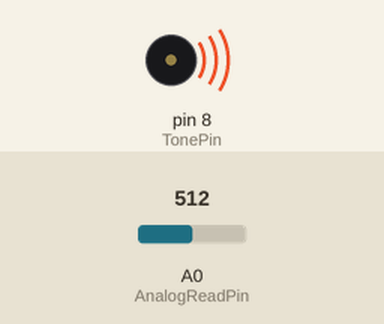
Simulated run of this sketch. Board: Arduino Uno, built with avr-gcc and run on an emulated ATmega328P. Parts: buzzer (waves = sounding). Inputs (shaded band) come from the test bench; at power-on: A0 (AnalogReadPin) = 512.

Above: at 3.1 s.
3.2 s: A0 (AnalogReadPin) set to 211
6.7 s: A0 (AnalogReadPin) set to 182
At 7.4 s:
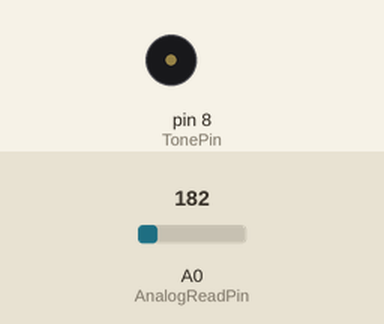
9.9 s: A0 (AnalogReadPin) set to 306
At 10.7 s:
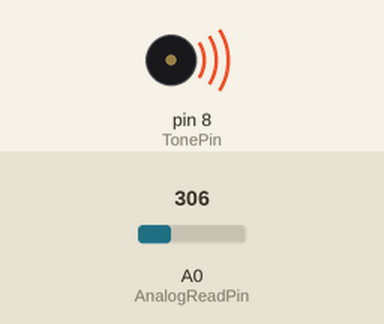
Timing chart, 0 to 19.4 s (numbered marks = the images above; inputs shaded):
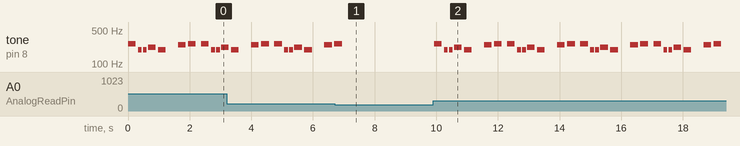

The sketch:

zvuk.ino
```cpp
#include "pitches.h"
#include  <Narcoleptic.h>

// notes in the melody:
int melody[] = {
  NOTE_C4, NOTE_G3, NOTE_G3, NOTE_A3, NOTE_G3, 0, NOTE_B3, NOTE_C4
};

// note durations: 4 = quarter note, 8 = eighth note, etc.:
int noteDurations[] = {
  4, 8, 8, 4, 4, 4, 4, 4
};

const byte TonePin=8;
const byte AnalogReadPin=0;
const int PorogValue = 200;

void Melody(byte Pin);

void setup() {
  // initialize serial communication at 9600 bits per second:
  Serial.begin(9600);
}

// the loop routine runs over and over again forever:
void loop() {
 if (analogRead(AnalogReadPin)>PorogValue)
//  Serial.println(analogRead(AnalogReadPin));
  {Melody(TonePin);}
  Narcoleptic.delay(100);
}

void Melody(byte Pin){
    for (int thisNote = 0; thisNote < 8; thisNote++) {

    int noteDuration = 1000 / noteDurations[thisNote];
    tone(Pin, melody[thisNote], noteDuration);

    int pauseBetweenNotes = noteDuration * 1.30;
    delay(pauseBetweenNotes);
    // stop the tone playing:
    noTone(Pin);
  }
}
```

pitches.h
```cpp
/*************************************************
 * Public Constants
 *************************************************/

#define NOTE_B0  31
#define NOTE_C1  33
#define NOTE_CS1 35
#define NOTE_D1  37
#define NOTE_DS1 39
#define NOTE_E1  41
#define NOTE_F1  44
#define NOTE_FS1 46
#define NOTE_G1  49
#define NOTE_GS1 52
#define NOTE_A1  55
#define NOTE_AS1 58
#define NOTE_B1  62
#define NOTE_C2  65
#define NOTE_CS2 69
#define NOTE_D2  73
#define NOTE_DS2 78
#define NOTE_E2  82
#define NOTE_F2  87
#define NOTE_FS2 93
#define NOTE_G2  98
#define NOTE_GS2 104
#define NOTE_A2  110
#define NOTE_AS2 117
#define NOTE_B2  123
#define NOTE_C3  131
#define NOTE_CS3 139
#define NOTE_D3  147
#define NOTE_DS3 156
#define NOTE_E3  165
#define NOTE_F3  175
#define NOTE_FS3 185
#define NOTE_G3  196
#define NOTE_GS3 208
#define NOTE_A3  220
#define NOTE_AS3 233
#define NOTE_B3  247
#define NOTE_C4  262
#define NOTE_CS4 277
#define NOTE_D4  294
#define NOTE_DS4 311
#define NOTE_E4  330
#define NOTE_F4  349
#define NOTE_FS4 370
#define NOTE_G4  392
#define NOTE_GS4 415
#define NOTE_A4  440
#define NOTE_AS4 466
#define NOTE_B4  494
#define NOTE_C5  523
#define NOTE_CS5 554
#define NOTE_D5  587
#define NOTE_DS5 622
#define NOTE_E5  659
#define NOTE_F5  698
#define NOTE_FS5 740
#define NOTE_G5  784
#define NOTE_GS5 831
#define NOTE_A5  880
#define NOTE_AS5 932
#define NOTE_B5  988
#define NOTE_C6  1047
#define NOTE_CS6 1109
#define NOTE_D6  1175
#define NOTE_DS6 1245
#define NOTE_E6  1319
#define NOTE_F6  1397
#define NOTE_FS6 1480
#define NOTE_G6  1568
#define NOTE_GS6 1661
#define NOTE_A6  1760
#define NOTE_AS6 1865
#define NOTE_B6  1976
#define NOTE_C7  2093
#define NOTE_CS7 2217
#define NOTE_D7  2349
#define NOTE_DS7 2489
#define NOTE_E7  2637
#define NOTE_F7  2794
#define NOTE_FS7 2960
#define NOTE_G7  3136
#define NOTE_GS7 3322
#define NOTE_A7  3520
#define NOTE_AS7 3729
#define NOTE_B7  3951
#define NOTE_C8  4186
#define NOTE_CS8 4435
#define NOTE_D8  4699
#define NOTE_DS8 4978
```

Measured:
- the behaviour switches between 201 and 200 on A0 (AnalogReadPin) (found by bisection; images 0 and 1)
- after the input at 6.7 s, tone on pin 8 (TonePin): goes on until 6.9 s, then stays silent
- after the input at 9.9 s, tone on pin 8 (TonePin): silent → 262 Hz at once, then repeats every 2.4 s: silent 0.08 s, 2 × (196 Hz 0.13 s, silent 0.04 s), 220 Hz 0.25 s, silent 0.08 s, 196 Hz 0.25 s, silent 0.40 s, 247 Hz 0.25 s, silent 0.08 s, 262 Hz 0.25 s, silent 0.18 s, 262 Hz 0.25 s
- by itself, tone on pin 8 (TonePin): plays 196 Hz for 0.25 s, 247 Hz for 0.25 s, 262 Hz for 0.25 s, 262 Hz for 0.25 s, 196 Hz for 0.13 s, 196 Hz for 0.13 s … (10 notes in this stretch)
